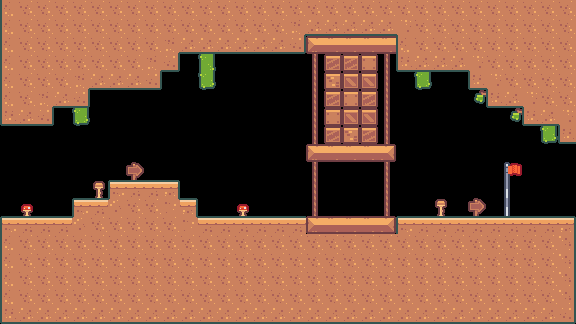

A 2D game scene composited from a Tiled map and its tileset images. What follows is a short description and the map's XML, with every tile layer's data as written:
An orthogonal 32x18 tile map with 18x18 px tiles, 1 tile layer (Tile Layer 1).

<map version="1.10" tiledversion="1.10.2" orientation="orthogonal" renderorder="right-down" width="32" height="18" tilewidth="18" tileheight="18" infinite="0" nextlayerid="2" nextobjectid="1">
 <tileset firstgid="1" source="tiles_packed.tsx" />
 <layer id="1" name="Tile Layer 1" width="32" height="18">
  <data encoding="csv">
122,123,123,123,123,123,123,123,123,123,123,123,123,123,123,123,123,123,123,123,123,123,123,123,123,123,123,123,123,123,123,123,
122,123,123,123,123,123,123,123,123,123,123,123,123,123,123,123,5,143,143,143,143,143,6,123,123,123,123,123,123,123,123,123,
122,123,123,123,123,123,123,123,123,5,143,143,143,143,143,143,144,49,50,50,50,50,122,123,123,123,123,123,123,123,123,123,
122,123,123,123,123,123,123,123,5,144,0,57,0,0,0,0,0,90,105,105,30,90,142,143,143,143,6,123,123,123,123,123,
122,123,123,123,5,143,143,143,144,0,0,77,0,0,0,0,0,90,7,27,27,90,0,77,0,0,142,6,123,123,123,123,
122,123,5,143,144,0,0,0,0,0,0,0,0,0,0,0,0,90,105,30,105,90,0,0,0,0,99,142,143,6,123,123,
142,143,144,0,77,0,0,0,0,0,0,0,0,0,0,0,0,90,30,27,27,90,0,0,0,0,0,0,99,142,143,6,
0,0,0,0,0,0,0,0,0,0,0,0,0,0,0,0,0,90,105,7,105,90,0,0,0,0,0,0,0,0,77,142,
0,0,0,0,0,0,0,0,0,0,0,0,0,0,0,0,0,49,50,50,50,51,0,0,0,0,0,0,0,0,0,0,
0,0,0,0,0,0,0,89,0,0,0,0,0,0,0,0,0,90,0,0,0,90,0,0,0,0,0,0,113,0,0,0,
0,0,0,0,0,130,62,63,63,64,0,0,0,0,0,0,0,90,0,0,0,90,0,0,0,0,0,0,132,0,0,0,
0,129,0,0,62,63,26,123,123,25,64,0,0,129,0,0,0,90,0,0,0,90,0,0,130,0,89,0,132,0,0,0,
62,63,63,63,26,123,123,123,123,123,25,63,63,63,63,63,63,49,50,50,50,51,62,63,63,63,63,63,63,63,63,64,
122,123,123,123,123,123,123,123,123,123,123,123,123,123,123,123,123,123,123,123,123,123,123,123,123,123,123,123,123,123,123,124,
122,123,123,123,123,123,123,123,123,123,123,123,123,123,123,123,123,123,123,123,123,123,123,123,123,123,123,123,123,123,123,124,
122,123,123,123,123,123,123,123,123,123,123,123,123,123,123,123,123,123,123,123,123,123,123,123,123,123,123,123,123,123,123,124,
122,123,123,123,123,123,123,123,123,123,123,123,123,123,123,123,123,123,123,123,123,123,123,123,123,123,123,123,123,123,123,124,
142,143,143,143,143,143,143,143,143,143,143,143,143,143,143,143,143,143,143,143,143,143,143,143,143,143,143,143,143,143,143,144
</data>
 </layer>
</map>
